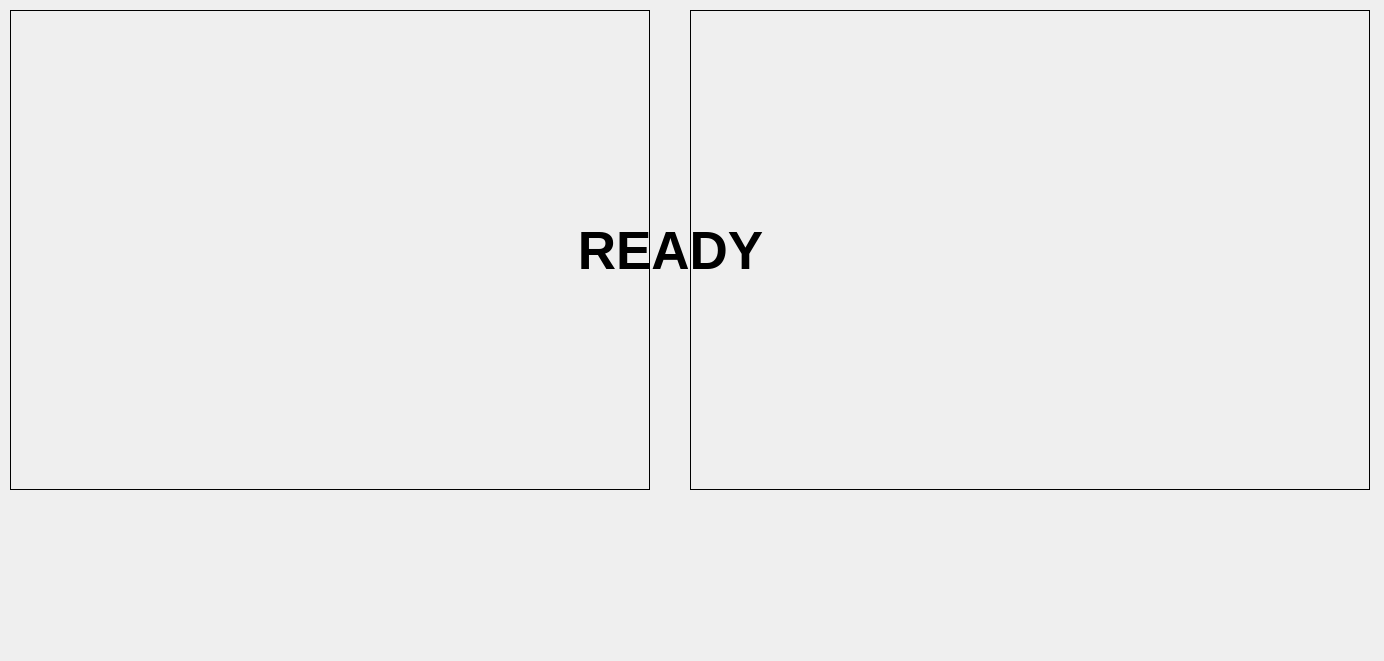
<?xml version="1.0" encoding="UTF-8"?>
<ui version="4.0">
 <class>Form</class>
 <widget class="QWidget" name="Form">
  <property name="geometry">
   <rect>
    <x>0</x>
    <y>0</y>
    <width>1384</width>
    <height>661</height>
   </rect>
  </property>
  <property name="windowTitle">
   <string>Scissor King</string>
  </property>
  <widget class="QLabel" name="label1">
   <property name="geometry">
    <rect>
     <x>10</x>
     <y>10</y>
     <width>640</width>
     <height>480</height>
    </rect>
   </property>
   <property name="font">
    <font>
     <strikeout>false</strikeout>
    </font>
   </property>
   <property name="styleSheet">
    <string notr="true"/>
   </property>
   <property name="frameShape">
    <enum>QFrame::Box</enum>
   </property>
   <property name="text">
    <string/>
   </property>
  </widget>
  <widget class="QLabel" name="label2">
   <property name="geometry">
    <rect>
     <x>690</x>
     <y>10</y>
     <width>680</width>
     <height>480</height>
    </rect>
   </property>
   <property name="styleSheet">
    <string notr="true"/>
   </property>
   <property name="frameShape">
    <enum>QFrame::Box</enum>
   </property>
   <property name="text">
    <string/>
   </property>
  </widget>
  <widget class="QLabel" name="game_label">
   <property name="geometry">
    <rect>
     <x>330</x>
     <y>160</y>
     <width>681</width>
     <height>181</height>
    </rect>
   </property>
   <property name="font">
    <font>
     <pointsize>40</pointsize>
     <weight>75</weight>
     <bold>true</bold>
    </font>
   </property>
   <property name="layoutDirection">
    <enum>Qt::LeftToRight</enum>
   </property>
   <property name="text">
    <string>READY</string>
   </property>
   <property name="alignment">
    <set>Qt::AlignCenter</set>
   </property>
  </widget>
 </widget>
 <resources/>
 <connections/>
</ui>
